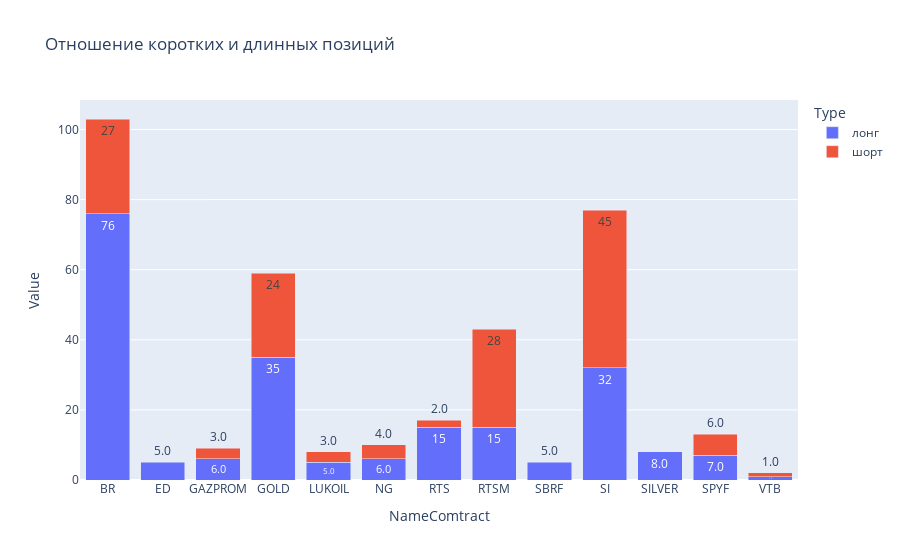

Notebook code for this chart:
### Code cell
# create chart of direction
fig = px.bar(
    bar_chart_types,
    x = 'NameComtract',
    y = 'Value',
    color = 'Type',
    title="Отношение коротких и длинных позиций",
    text_auto='.2s'# print value on bar 
)
fig.update_layout(barmode='stack')
fig.show()

### Figure 1 — Plotly figure (JSON) as saved in the notebook; plotly's stock layout.template omitted (floating-point values rounded to 4 significant figures)
{"data": [{"alignmentgroup": "True", "hovertemplate": "Type=лонг<br>NameComtract=%{x}<br>Value=%{y}<extra></extra>", "legendgroup": "лонг", "marker": {"color": "#636efa", "pattern": {"shape": ""}}, "name": "лонг", "offsetgroup": "лонг", "orientation": "v", "showlegend": true, "textposition": "auto", "texttemplate": "%{y:.2s}", "type": "bar", "x": ["BR", "ED", "GAZPROM", "GOLD", "LUKOIL", "NG", "RTS", "RTSM", "SBRF", "SI", "SILVER", "SPYF", "VTB"], "xaxis": "x", "y": [76, 5, 6, 35, 5, 6, 15, 15, 5, 32, 8, 7, 1], "yaxis": "y"}, {"alignmentgroup": "True", "hovertemplate": "Type=шорт<br>NameComtract=%{x}<br>Value=%{y}<extra></extra>", "legendgroup": "шорт", "marker": {"color": "#EF553B", "pattern": {"shape": ""}}, "name": "шорт", "offsetgroup": "шорт", "orientation": "v", "showlegend": true, "textposition": "auto", "texttemplate": "%{y:.2s}", "type": "bar", "x": ["BR", "GAZPROM", "GOLD", "LUKOIL", "NG", "RTS", "RTSM", "SI", "SPYF", "VTB"], "xaxis": "x", "y": [27, 3, 24, 3, 4, 2, 28, 45, 6, 1], "yaxis": "y"}], "layout": {"barmode": "stack", "legend": {"title": {"text": "Type"}, "tracegroupgap": 0}, "title": {"text": "Отношение коротких и длинных позиций"}, "xaxis": {"anchor": "y", "domain": [0, 1], "title": {"text": "NameComtract"}}, "yaxis": {"anchor": "x", "domain": [0, 1], "title": {"text": "Value"}}}}
